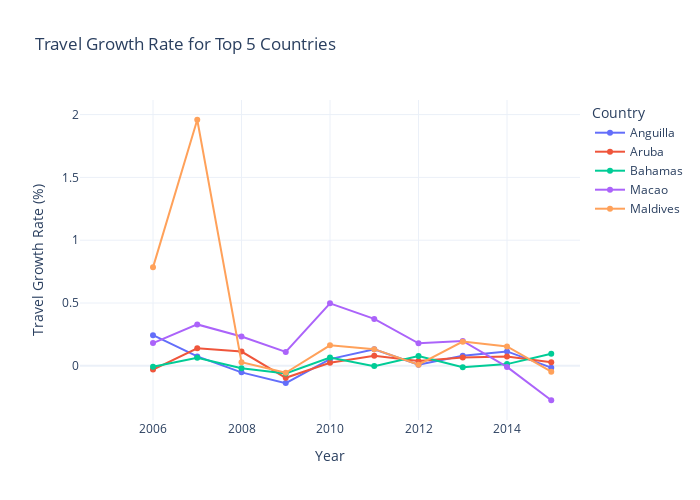

Notebook code for this chart:
### Code cell
import plotly.express as px

# we know this from the output file EDA, these countries are competitors in the travel export market
best_travel_countries = ['Macao', 'Maldives', 'Anguilla', 'Aruba', 'Bahamas']

# filter the data for these countries
travel_data = input[input['Country'].isin(best_travel_countries)]

# create the line plot using plotly
fig = px.line(
    travel_data,
    x='period',
    y='Travel_growth_rate',
    color='Country',
    markers=True,
    title='Travel Growth Rate for Top 5 Countries',
    labels={'period': 'Year', 'Travel_growth_rate': 'Travel Growth Rate (%)'},
    width=700,
    height=500
)

fig.update_layout(template='plotly_white', legend_title='Country')
fig.show()

### Figure 1 — Plotly figure (JSON) as saved in the notebook; plotly's stock layout.template omitted (floating-point values rounded to 4 significant figures)
{"data": [{"hovertemplate": "Country=Anguilla<br>Year=%{x}<br>Travel Growth Rate (%)=%{y}<extra></extra>", "legendgroup": "Anguilla", "line": {"color": "#636efa", "dash": "solid"}, "marker": {"symbol": "circle"}, "mode": "lines+markers", "name": "Anguilla", "orientation": "v", "showlegend": true, "type": "scatter", "x": [2005, 2006, 2007, 2008, 2009, 2010, 2011, 2012, 2013, 2014, 2015], "xaxis": "x", "y": [null, 0.2442, 0.07477, -0.05217, -0.1376, 0.05319, 0.1313, 0.008929, 0.07965, 0.1148, -0.01471], "yaxis": "y"}, {"hovertemplate": "Country=Aruba<br>Year=%{x}<br>Travel Growth Rate (%)=%{y}<extra></extra>", "legendgroup": "Aruba", "line": {"color": "#EF553B", "dash": "solid"}, "marker": {"symbol": "circle"}, "mode": "lines+markers", "name": "Aruba", "orientation": "v", "showlegend": true, "type": "scatter", "x": [2005, 2006, 2007, 2008, 2009, 2010, 2011, 2012, 2013, 2014, 2015], "xaxis": "x", "y": [null, -0.03008, 0.14, 0.1138, -0.09548, 0.02373, 0.07994, 0.03775, 0.06633, 0.07358, 0.02804], "yaxis": "y"}, {"hovertemplate": "Country=Bahamas<br>Year=%{x}<br>Travel Growth Rate (%)=%{y}<extra></extra>", "legendgroup": "Bahamas", "line": {"color": "#00cc96", "dash": "solid"}, "marker": {"symbol": "circle"}, "mode": "lines+markers", "name": "Bahamas", "orientation": "v", "showlegend": true, "type": "scatter", "x": [2005, 2006, 2007, 2008, 2009, 2010, 2011, 2012, 2013, 2014, 2015], "xaxis": "x", "y": [null, -0.007243, 0.06372, -0.01966, -0.06063, 0.06604, -0.002329, 0.0789, -0.01125, 0.01357, 0.09542], "yaxis": "y"}, {"hovertemplate": "Country=Macao<br>Year=%{x}<br>Travel Growth Rate (%)=%{y}<extra></extra>", "legendgroup": "Macao", "line": {"color": "#ab63fa", "dash": "solid"}, "marker": {"symbol": "circle"}, "mode": "lines+markers", "name": "Macao", "orientation": "v", "showlegend": true, "type": "scatter", "x": [2005, 2006, 2007, 2008, 2009, 2010, 2011, 2012, 2013, 2014, 2015], "xaxis": "x", "y": [null, 0.1808, 0.3295, 0.2328, 0.1104, 0.4971, 0.3735, 0.1794, 0.1978, -0.008699, -0.2741], "yaxis": "y"}, {"hovertemplate": "Country=Maldives<br>Year=%{x}<br>Travel Growth Rate (%)=%{y}<extra></extra>", "legendgroup": "Maldives", "line": {"color": "#FFA15A", "dash": "solid"}, "marker": {"symbol": "circle"}, "mode": "lines+markers", "name": "Maldives", "orientation": "v", "showlegend": true, "type": "scatter", "x": [2005, 2006, 2007, 2008, 2009, 2010, 2011, 2012, 2013, 2014, 2015], "xaxis": "x", "y": [null, 0.784, 1.959, 0.02904, -0.05516, 0.1629, 0.1325, 0.009278, 0.1925, 0.1546, -0.04711], "yaxis": "y"}], "layout": {"height": 500, "legend": {"title": {"text": "Country"}, "tracegroupgap": 0}, "title": {"text": "Travel Growth Rate for Top 5 Countries"}, "width": 700, "xaxis": {"anchor": "y", "domain": [0, 1], "title": {"text": "Year"}}, "yaxis": {"anchor": "x", "domain": [0, 1], "title": {"text": "Travel Growth Rate (%)"}}}}
